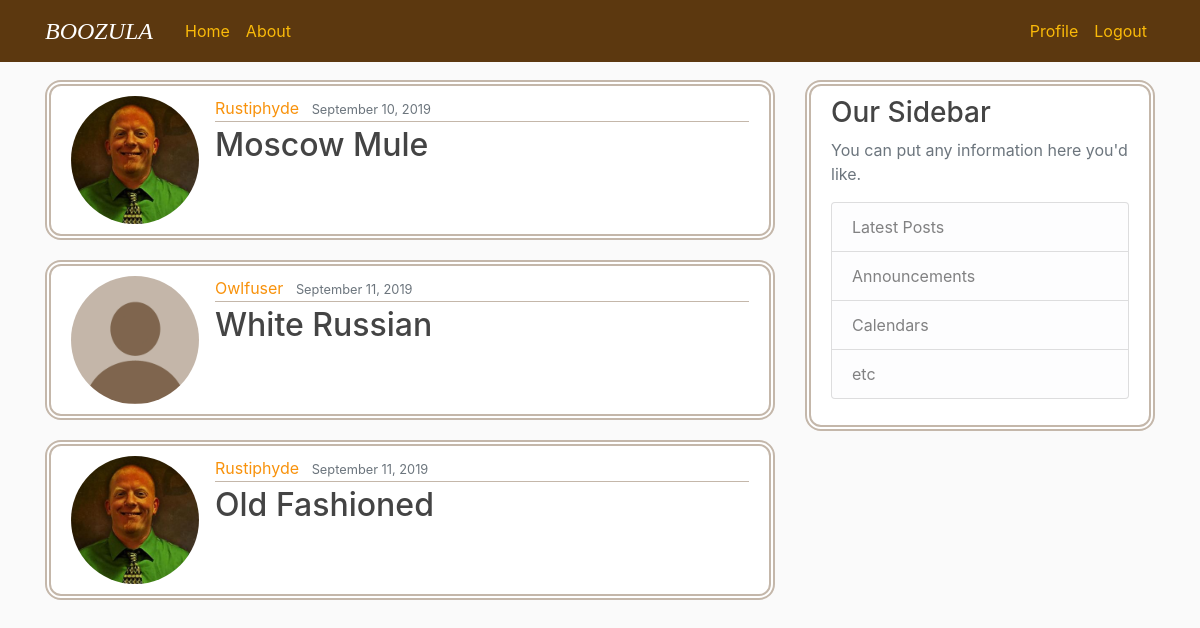
The app's page / (signed in) with its own data.
### booz_blog/models.py (models this page shows, shortened)
class Post(models.Model):
    title = models.CharField(max_length=100)
    content = models.TextField()
    date_posted = models.DateTimeField(default=timezone.now)
    author = models.ForeignKey(User, on_delete=models.CASCADE)
    objects = models.Manager()

### users/models.py (models this page shows, shortened)
class Profile(models.Model):
    user = models.OneToOneField(User, on_delete=models.CASCADE)
    image = models.ImageField(default='default.jpg', upload_to='profile_pix')
    objects = models.Manager()

### booz_blog/views.py (the view)
# urls.py: path('', views.home, name='blog-home'),
def home(request):
    context = {
        'posts': Post.objects.all()
    }
    return render(request, 'booz_blog/home.html', context)

### booz_blog/templates/booz_blog/home.html (shortened to what this page needs)
{% extends "booz_blog/base.html"%}
{% block content %}
    {% for post in posts %}
        <article class="media content-section">
            <img src="{{ post.author.profile.image.url }}" class="rounded-circle article-img">
            <div class="media-body">
                <div class="article-metadata">
                    <a class="mr-2" href="#">{{ post.author }}</a>
                    <small class="text-muted">{{ post.date_posted|date:"F d, Y" }}</small>
                </div>
                <h2><a class="article-title" href="#">{{ post.title }}</a></h2>
            </div>
        </article>
    {% endfor %}
{% endblock content %}

### booz_blog/static/booz_blog/main.css (style rules this page uses)
body { background: #fafafa; color: #333333; margin-top: 5rem; }
h1, h2, h3, h4, h5, h6 { color: #444444; }
a { color: #f8920c; }
.content-section { background: #ffffff; padding: 10px 20px; border: 6px double #c4b7aa; border-radius: 16px; margin-bottom: 20px; }
.article-title { color: #444444; }
.article-img { height: 128px; width: 128px; margin-right: 16px; }
.article-metadata { padding-bottom: 1px; margin-bottom: 4px; border-bottom: 1px solid #c4b7aa }

### records on screen
Post: author.profile.image (picture), author "Rustiphyde", date_posted "September 10, 2019", title "Moscow Mule"
Post: author.profile.image (placeholder picture), author "Owlfuser", date_posted "September 11, 2019", title "White Russian"
Post: author.profile.image (picture), author "Rustiphyde", date_posted "September 11, 2019", title "Old Fashioned"
